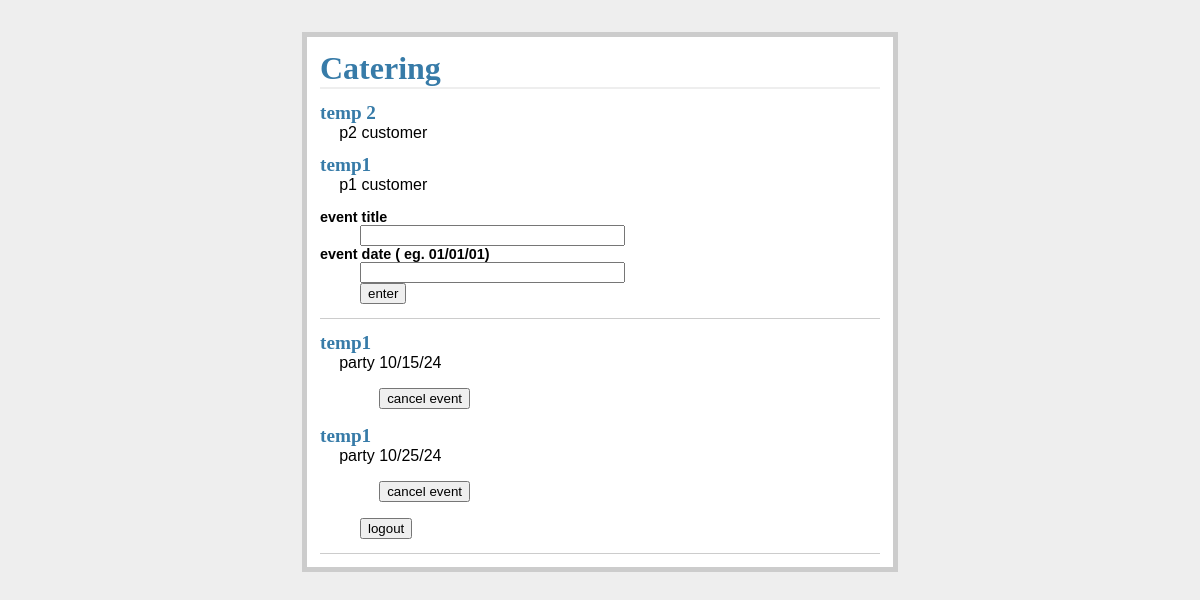
Page / (signed in) on the earlier database version.
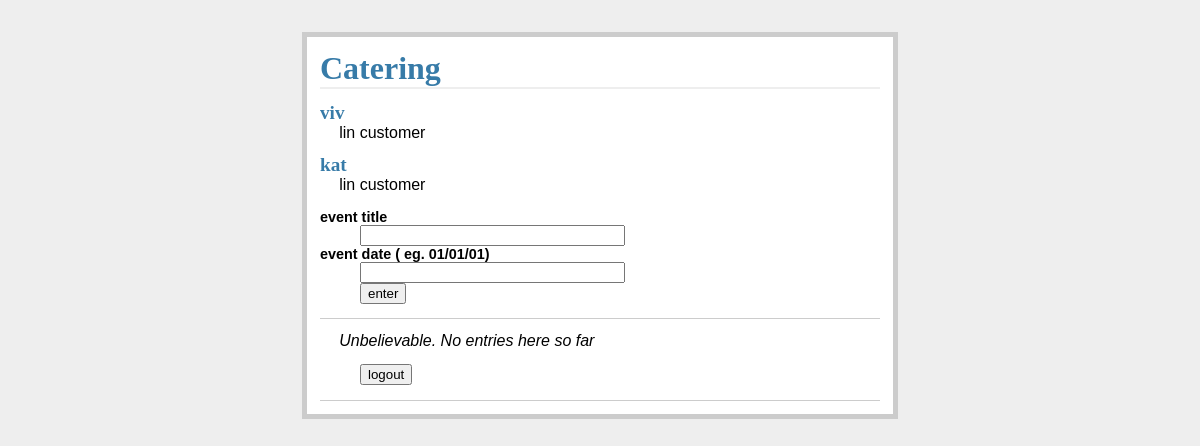
Same page on the later database version.
### login.py (models this page shows, shortened)
class Login(db.Model):
    id = mapped_column(Integer, primary_key=True)
    user = mapped_column(Text, nullable=False)
    password = mapped_column(Text, nullable=False)
    title = mapped_column(Text, nullable=False)

class Events(db.Model):
    id = mapped_column(Integer, primary_key=True)
    event_user = mapped_column(Text, nullable=False)
    event_title = mapped_column(Text, nullable=False)
    event_date = mapped_column(Text, nullable=False)

### catering.py (the view)
@app.route("/", methods=["GET", "POST"])
def main():
    if not session.get("logged_in"):
        return redirect(url_for("login_screen"))
    logins = list(
        db.session.execute(
            db.select(Login).order_by(Login.id.desc())
        ).scalars()
    )
    events = list(
        db.session.execute(
            db.select(Events).order_by(Events.id.desc())
        ).scalars()
    )
    return render_template("show_logins.html", logins=logins, events=events, curr_user = session["curr_user"])

### templates/show_logins.html
{% extends "layout.html" %}
{% block body %}
  <ul class="entries">
  {% for users in logins %}
    <li><h2>{{ users.user }}</h2>{{ users.password }} {{users.title}}
  {% else %}
    <li><em>Unbelievable.  No entries here so far</em>
  {% endfor %}
  </ul>
  <form action="{{ url_for('event_add_cost') }}" method="post" class="add-entry">
    <dl>
      <dt> event title
      <dd><input type="text" size="30" name="event_title">
      <dt> event date ( eg. 01/01/01)
      <dd><input type="text" size="30" name="event_date">
      <dd><input type="submit" value="enter">
    </dl>
  </form>
  <ul class="entries">
    {% for e in events %}
          {%if e.event_user == curr_user %}
          <li><h2>{{ e.event_user }}</h2>{{ e.event_title }} {{e.event_date}}
            <form action="{{ url_for('event_delete') }}" method="post">
              <dl>
                <dd><input type="hidden" name="event_date" value={{e.event_date}} />
                <dd><input type="submit" value="cancel event">
              </dl>
            </form>
            {% endif %}
    {% else %}
      <li><em>Unbelievable.  No entries here so far</em>
    {% endfor %}
    </ul>
  <form action="{{ url_for('logout') }}" method="post" class="add-entry">
    <dl>
      <dd><input type="submit" value="logout">
    </dl>
  </form>
{% endblock %}

### templates/layout.html (shortened to what this page needs)
<!doctype html>
<link rel="stylesheet" type="text/css" href="{{ url_for('static', filename='style.css') }}">
<div class="page">
  <h1>Catering</h1>
  {% block body %}{% endblock %}
</div>

### static/style.css (style rules this page uses)
a, h1, h2 { color: #377BA8; }
h1, h2 { font-family: 'Georgia', serif; margin: 0; }
h1 { border-bottom: 2px solid #eee; }
h2 { font-size: 1.2em; }
.page { margin: 2em auto; width: 35em; border: 5px solid #ccc; padding: 0.8em; background: white; }
.entries { list-style: none; margin: 0; padding: 0; }
.entries li { margin: 0.8em 1.2em; }
.entries li h2 { margin-left: -1em; }
.add-entry { font-size: 0.9em; border-bottom: 1px solid #ccc; }
.add-entry dl { font-weight: bold; }

Differences in the rows shown:
removed Events: event_user "temp1", event_title "party", event_date "10/15/24"
removed Events: event_user "temp1", event_title "party", event_date "10/25/24"
changed Login: user "temp 2" → "viv"; password "p2" → "lin"
changed Login: user "temp1" → "kat"; password "p1" → "lin"
Other differences:
text now shown: "Unbelievable. No entries here so far"
